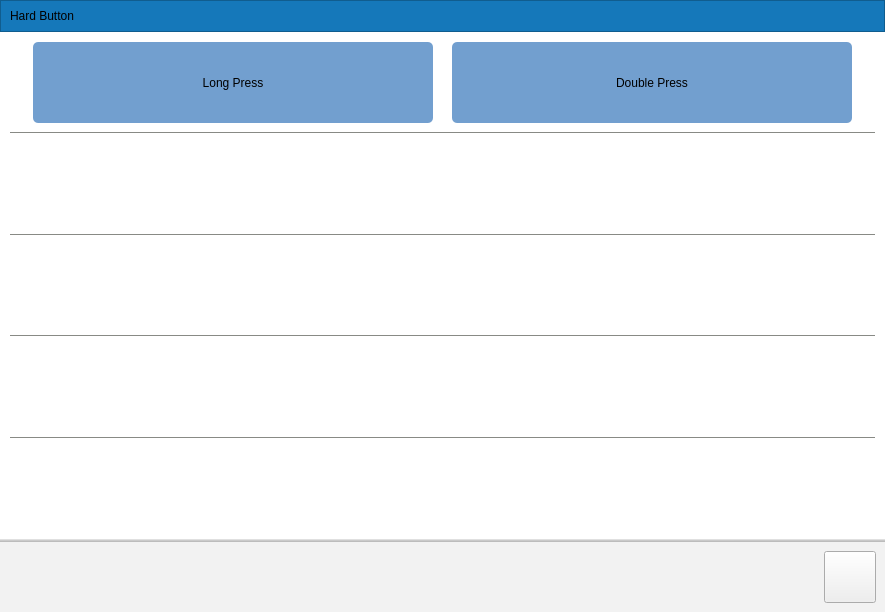
<?xml version="1.0" encoding="UTF-8"?>
<ui version="4.0">
 <class>ConfigHardButtonPage</class>
 <widget class="QWidget" name="ConfigHardButtonPage">
  <property name="geometry">
   <rect>
    <x>0</x>
    <y>0</y>
    <width>885</width>
    <height>612</height>
   </rect>
  </property>
  <property name="windowTitle">
   <string>Form</string>
  </property>
  <property name="styleSheet">
   <string notr="true">QFrame#topbar {
	background-color: #1578ba;
}

QFrame#topbar {
	max-height: 30px;
	min-height: 30px;
}

QPushButton#pushButton {
	max-height: 50px;
	min-height: 50px;
	max-width: 50px;
	min-width: 50px;
}

QFrame#bottombar {
	background-color: #f2f2f2;
	border: 0px solid transparent;
	border-top: 3px solid qlineargradient(spread:pad, x1:0.539, y1:0.671, x2:0.521955, y2:0.113, stop:0.00568182 rgba(149, 149, 149, 150), stop:0.801136 rgba(210, 210, 210, 150));
}

QFrame#frame {
	background-color: white;
	border: 0px solid transparent;
}

QFrame#frame_1,QFrame#frame_2,QFrame#frame_3,QFrame#frame_4,QFrame#frame_5{
	border: 1px solid transparent;
	background-color: white;
}

QFrame#frame_1,QFrame#frame_2,QFrame#frame_3,QFrame#frame_4 {
	border-bottom: 1px solid rgb(136, 138, 133);
}

QPushButton#pushButton {
	border-image: url(:/res/icons/ic_cancel_2.png);
}

QPushButton#button_doublepress, QPushButton#button_longpress {
	background-color: rgb(114, 159, 207);
	max-width: 400;
	min-width: 100;
	max-height: 100;
	min-height: 50;
	/*border: 1px solid rgb(46, 52, 54);*/
	border: 0px solid transparent;
	border-radius: 5px;
}

QPushButton#button_doublepress:checked, QPushButton#button_longpress:checked {
	background-color: rgb(52, 101, 164);
	/*border: 2px solid rgb(46, 52, 54);*/
	border: 0px solid transparent;
	border-radius: 5px;
}

QPushButton#button_doublepress:pressed, QPushButton#button_longpress:pressed {
	background-color: rgb(52, 101, 164);
	/*	border: 2px solid rgb(46, 52, 54);*/
	border: 0px solid transparent;
	border-radius: 5px;
}
</string>
  </property>
  <layout class="QVBoxLayout" name="verticalLayout_2" stretch="0,10,1">
   <property name="spacing">
    <number>0</number>
   </property>
   <property name="leftMargin">
    <number>0</number>
   </property>
   <property name="topMargin">
    <number>0</number>
   </property>
   <property name="rightMargin">
    <number>0</number>
   </property>
   <property name="bottomMargin">
    <number>0</number>
   </property>
   <item>
    <widget class="QFrame" name="topbar">
     <property name="styleSheet">
      <string notr="true"/>
     </property>
     <property name="frameShape">
      <enum>QFrame::StyledPanel</enum>
     </property>
     <property name="frameShadow">
      <enum>QFrame::Raised</enum>
     </property>
     <layout class="QHBoxLayout" name="horizontalLayout" stretch="1,1">
      <item>
       <widget class="QLabel" name="titleLabel">
        <property name="text">
         <string>Hard Button</string>
        </property>
       </widget>
      </item>
      <item>
       <spacer name="horizontalSpacer_2">
        <property name="orientation">
         <enum>Qt::Horizontal</enum>
        </property>
        <property name="sizeHint" stdset="0">
         <size>
          <width>429</width>
          <height>20</height>
         </size>
        </property>
       </spacer>
      </item>
     </layout>
    </widget>
   </item>
   <item>
    <widget class="QFrame" name="frame">
     <property name="frameShape">
      <enum>QFrame::StyledPanel</enum>
     </property>
     <property name="frameShadow">
      <enum>QFrame::Raised</enum>
     </property>
     <layout class="QVBoxLayout" name="verticalLayout" stretch="1,1,1,1,1">
      <property name="spacing">
       <number>0</number>
      </property>
      <property name="leftMargin">
       <number>10</number>
      </property>
      <property name="topMargin">
       <number>0</number>
      </property>
      <property name="rightMargin">
       <number>10</number>
      </property>
      <property name="bottomMargin">
       <number>0</number>
      </property>
      <item>
       <widget class="QFrame" name="frame_1">
        <property name="styleSheet">
         <string notr="true"/>
        </property>
        <property name="frameShape">
         <enum>QFrame::StyledPanel</enum>
        </property>
        <property name="frameShadow">
         <enum>QFrame::Raised</enum>
        </property>
        <layout class="QHBoxLayout" name="horizontalLayout_3" stretch="5,5">
         <item>
          <widget class="QPushButton" name="button_longpress">
           <property name="minimumSize">
            <size>
             <width>100</width>
             <height>50</height>
            </size>
           </property>
           <property name="text">
            <string>Long Press</string>
           </property>
          </widget>
         </item>
         <item>
          <widget class="QPushButton" name="button_doublepress">
           <property name="minimumSize">
            <size>
             <width>100</width>
             <height>50</height>
            </size>
           </property>
           <property name="text">
            <string>Double Press</string>
           </property>
          </widget>
         </item>
        </layout>
       </widget>
      </item>
      <item>
       <widget class="QFrame" name="frame_2">
        <property name="frameShape">
         <enum>QFrame::StyledPanel</enum>
        </property>
        <property name="frameShadow">
         <enum>QFrame::Raised</enum>
        </property>
       </widget>
      </item>
      <item>
       <widget class="QFrame" name="frame_3">
        <property name="frameShape">
         <enum>QFrame::StyledPanel</enum>
        </property>
        <property name="frameShadow">
         <enum>QFrame::Raised</enum>
        </property>
       </widget>
      </item>
      <item>
       <widget class="QFrame" name="frame_4">
        <property name="frameShape">
         <enum>QFrame::StyledPanel</enum>
        </property>
        <property name="frameShadow">
         <enum>QFrame::Raised</enum>
        </property>
       </widget>
      </item>
      <item>
       <widget class="QFrame" name="frame_5">
        <property name="frameShape">
         <enum>QFrame::StyledPanel</enum>
        </property>
        <property name="frameShadow">
         <enum>QFrame::Raised</enum>
        </property>
       </widget>
      </item>
     </layout>
    </widget>
   </item>
   <item>
    <widget class="QFrame" name="bottombar">
     <property name="styleSheet">
      <string notr="true"/>
     </property>
     <property name="frameShape">
      <enum>QFrame::StyledPanel</enum>
     </property>
     <property name="frameShadow">
      <enum>QFrame::Raised</enum>
     </property>
     <layout class="QHBoxLayout" name="horizontalLayout_2">
      <item>
       <spacer name="horizontalSpacer">
        <property name="orientation">
         <enum>Qt::Horizontal</enum>
        </property>
        <property name="sizeHint" stdset="0">
         <size>
          <width>827</width>
          <height>20</height>
         </size>
        </property>
       </spacer>
      </item>
      <item>
       <widget class="QPushButton" name="pushButton">
        <property name="text">
         <string/>
        </property>
       </widget>
      </item>
     </layout>
    </widget>
   </item>
  </layout>
 </widget>
 <resources/>
 <connections/>
</ui>
